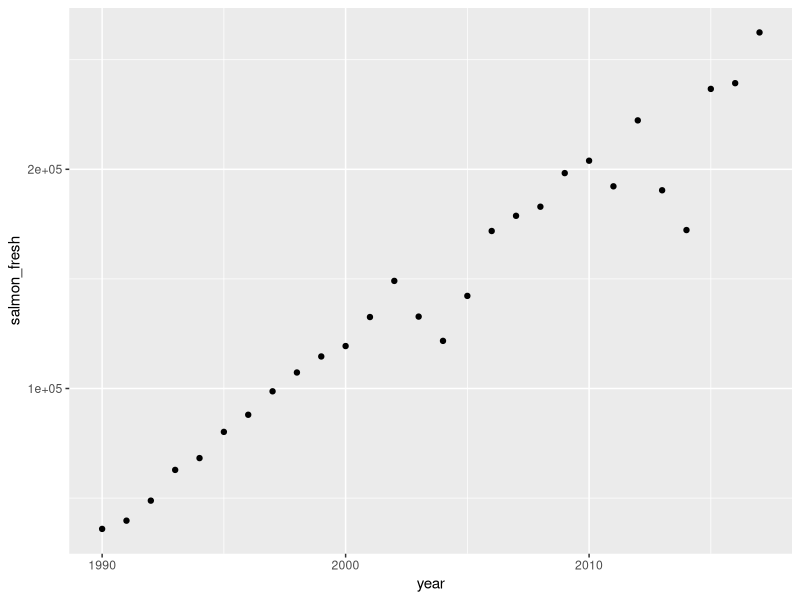
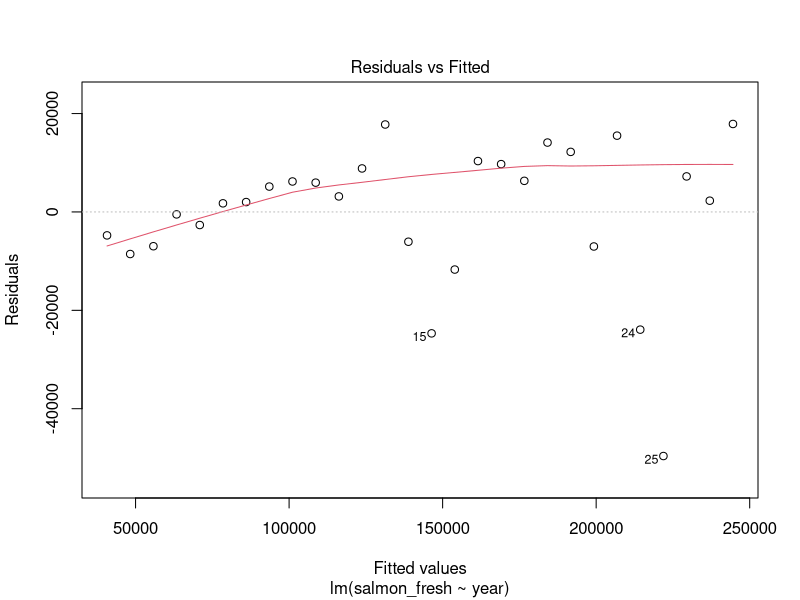
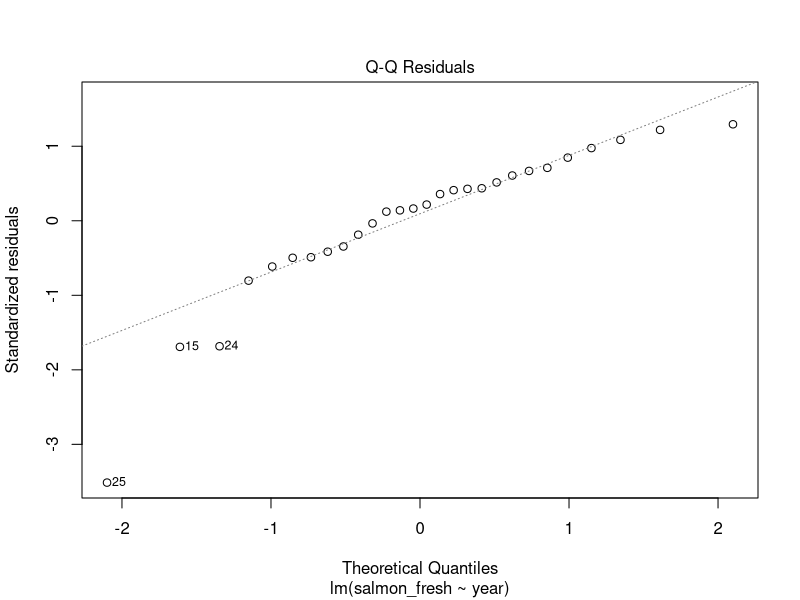
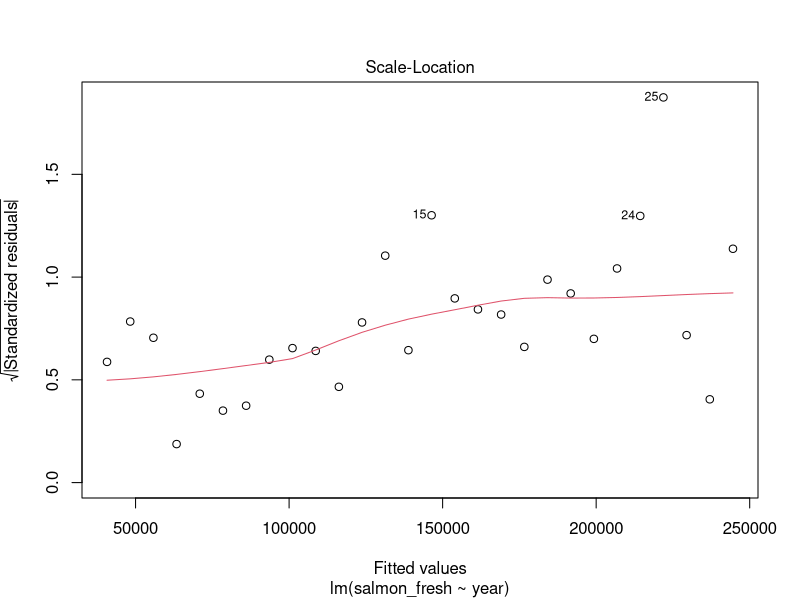
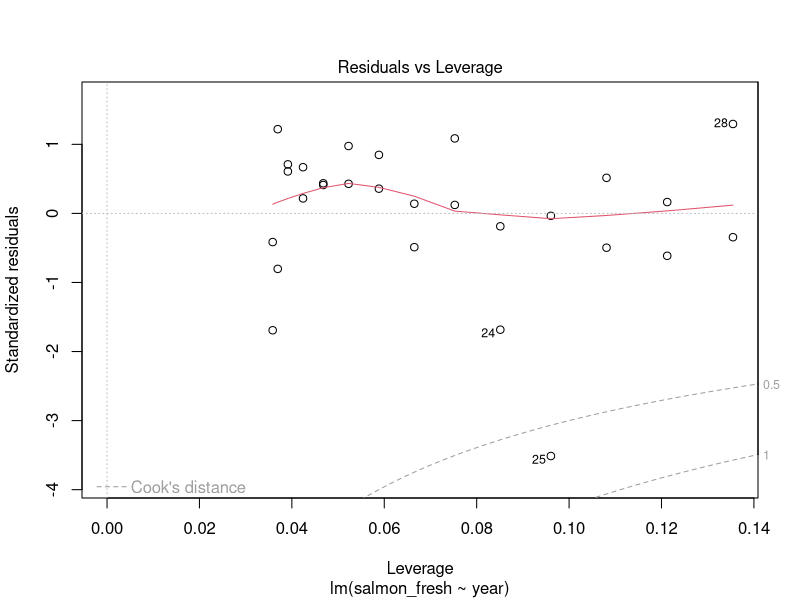
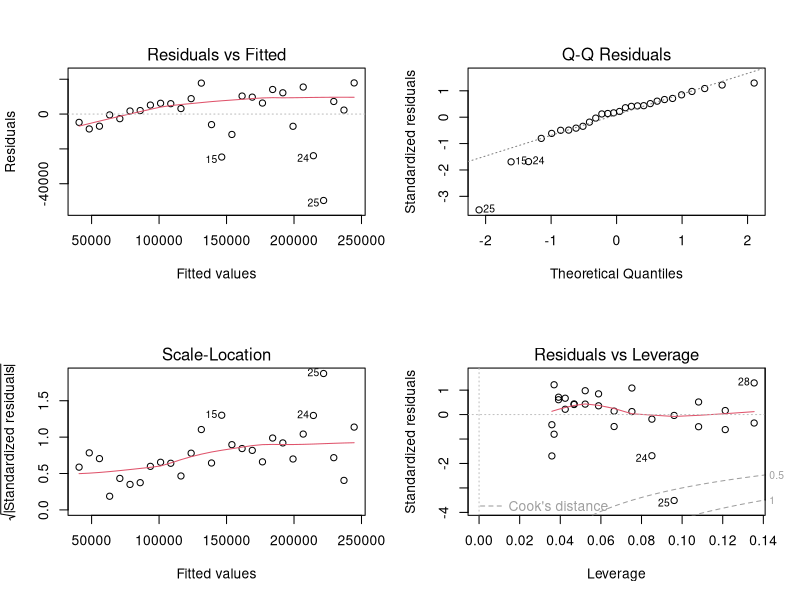
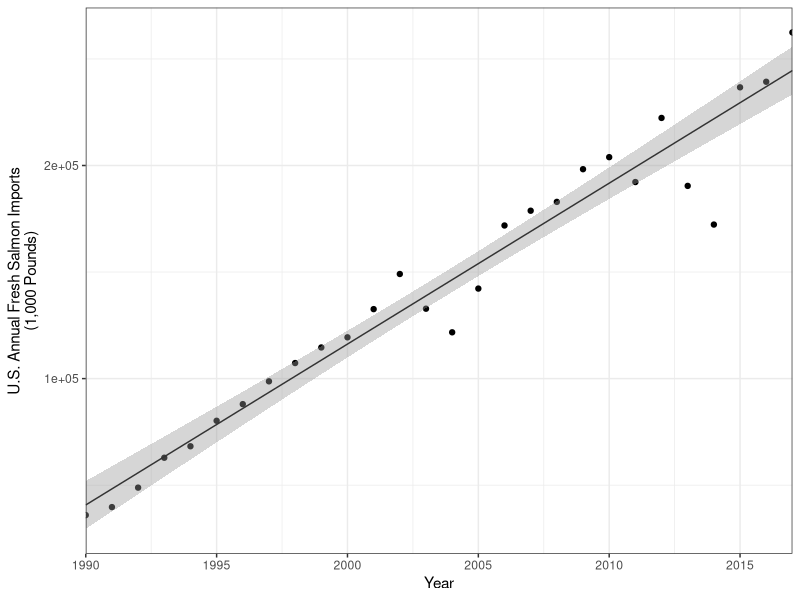

The R script that drew these images, in order:
## ---- chunk 1
knitr::opts_chunk$set(echo = TRUE)
## ---- chunk 2
library(tidyverse)

salmon <- read_csv("salmon_edited.csv")
## ---- chunk 3
salmon_scatter <- ggplot(salmon, aes(x = year, y = salmon_fresh)) +
  geom_point()

salmon_scatter

#Overall, the data looks linear. Something seems to have happened around 2004 and 2013 that is non-linear
## ---- chunk 4
salmon_model <- lm(salmon_fresh ~ year, data = salmon)

salmon_model

## ---- chunk 5
plot(salmon_model)

#Residuals appear normally distributed for the most part, with some data points that could be potential outliers.

par(mfrow = c(2,2))
plot(salmon_model)

## ---- chunk 6
summary(salmon_model)
## ---- chunk 7
salmon_final_graph <- ggplot(salmon, aes(x = year, y = salmon_fresh)) +
  geom_point() +
  geom_smooth(method = lm, se = TRUE, size = 0.5, color = "gray20") +
  theme_bw() +
  scale_x_continuous(expand = c(0,0), limits = c(1990, 2017)) +
  labs(x = "Year", y = "U.S. Annual Fresh Salmon Imports\n(1,000 Pounds)")

salmon_final_graph
